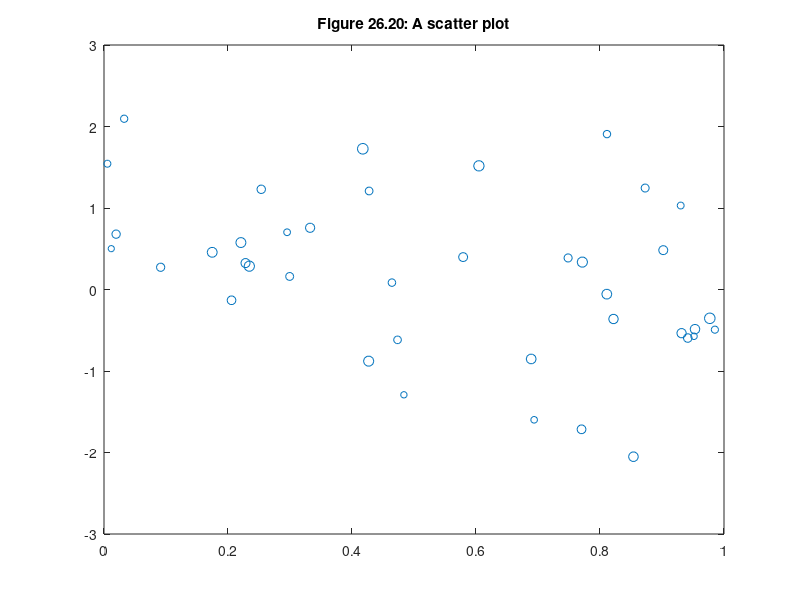

The MATLAB source for this figure:
% mm2620.m
close
x=rand(40,1);
y=randn(40,1);
area=20+(1:40);
scatter(x,y,area)
box on
title('Figure 26.20: A scatter plot')
